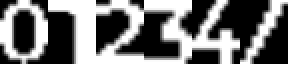
#> input picture wastelands_digits.png, 144 x 32 px (shown 2 times larger)
$ python -i wastelands_view.py   (imports and definitions only)
#> lines starting #> are read from the running program, lines starting #| are printed output that depends on the picture
#> further down, picture is the input picture: PIL image 144x32 L; min 0, max 255, mean 114.2
"""Screen recognition and conversion between the shared map and one RDP view."""
import base64
import io
import json
import math
from functools import lru_cache
from itertools import permutations
from pathlib import Path
import subprocess

import numpy as np
from PIL import Image, ImageDraw, ImageFilter

try:
    import cv2
except (ImportError, OSError):
    cv2 = None


ANCHOR = np.array([835., 475.])


def color_boxes(mask):
    if cv2 is not None:
        contours, _ = cv2.findContours(mask, cv2.RETR_LIST, cv2.CHAIN_APPROX_SIMPLE)
        return [cv2.boundingRect(contour) for contour in contours]
    # A UI border and the space enclosed by it can each delimit a card.
    boxes = []
    for foreground in (mask, 1-mask):
        runs = np.diff(np.pad(foreground, ((0, 0), (1, 1))).astype(np.int8), axis=1)
        parents, bounds, previous = [], [], []

        # [5 lines left out: function root, not called in this run]

        for y, row in enumerate(runs):
            current = []
            index = 0
            for left, right in zip(np.flatnonzero(row == 1), np.flatnonzero(row == -1)):
                node = len(parents)
                parents.append(node)
                bounds.append((left, y, right, y+1))
                while index < len(previous) and previous[index][1] < left:
                    index += 1
                j = index
                while j < len(previous) and previous[j][0] <= right:
                    parents[root(previous[j][2])] = node
                    j += 1
                current.append((left, right, node))
            previous = current
        merged = {}
        for i, (left, top, right, bottom) in enumerate(bounds):
            key = root(i)
            x, y, r, b = merged.get(key, (left, top, right, bottom))
            merged[key] = (min(x,left), min(y,top), max(r,right), max(b,bottom))
        boxes.extend((x,y,r-x,b-y) for x,y,r,b in merged.values())
    return boxes


# [17 lines left out: function invite_buttons, not called in this run]


# Cyan text of the map name in the compact Roblox invitation at 1366px.
_WASTELAND_WORD = np.array([[c == "#" for c in row] for row in (
    "...........................#................#",
    "##..##..#..........#.......#................#",
    ".#..##..#.###...#####..##..#.###..####...####",
    ".#.###.##...##.#..##..##.#.#...##.##.#..##.##",
    ".###.###..####.#####..####.#.####.#..#..#...#",
    "..##..##..####...###..##.#.#.####.#..#..##.##",
    "..##..##..####.######..###.#.####.#..#...####",
)])


# [194 lines left out: functions _wasteland_word, read_invite, _binary_match, _invalid_masks, invalid_placement, mission_button and 5 more, not called in this run]


# Centers of three separate olive vehicles around the annotated early-defense bend.
_VEHICLES = np.array([[804.,700.],[505.,515.],[1248.,275.]])
_LANDMARK_BASIS = np.linalg.inv((_VEHICLES[:2]-ANCHOR).T)


def landmark_pose(img, *, width=512):
    """Determine which bend is visible using two wrecks and the branching road."""
#> called with width = 512
    w = width
    h = round(w*img.height/img.width)
#> h = 114
    rgb = np.asarray(img.convert("RGB").resize((w,h),Image.Resampling.BILINEAR),dtype=np.int16)
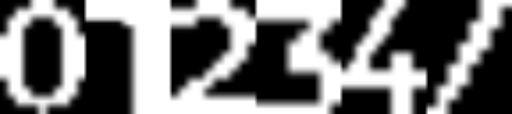
#> rgb: shape (114, 512, 3) int16; min 0, max 255, mean 114.2
    r,g,b = rgb.transpose(2,0,1)
    olive = (abs(r-g)<=6)&(g-b>10)&(g<112)&(g>30)
#> olive: shape (114, 512) bool; every value is 0
    olive = np.asarray(Image.fromarray(olive).filter(ImageFilter.MedianFilter(3)),dtype=np.uint8)
    centers = [(x+bw/2,y+bh/2) for x,y,bw,bh in color_boxes(olive)
               if 9<=bw<=52 and 6<=bh<=46 and bw*bh>=108 and y+bh/2<.83*h
               and olive[y:y+bh,x:x+bw].mean()>.35]
#> in color_boxes, `contours, _ = cv2.findContours(mask, cv2.RETR_LIST, cv2.CHAIN_APPROX_S..`: contours = []
#> centers = []
    if not 2<=len(centers)<=50:
        return None
    road = (r>110)&(r-g>58)&(r-b>52)
    road = np.asarray(Image.fromarray(road).filter(ImageFilter.MaxFilter(3)))
    # Sample both sides of the junction and the first side road separately.
    edges = [((450,212),(815,461)),((855,489),(1370,838)),((835,475),(990,246)),
             ((990,246),(805,125)),((1550,965),(1430,1149))]
    samples = np.array([np.linspace(a,b,21) for a,b in edges])-ANCHOR
    shifts = np.stack(np.meshgrid(np.arange(-20,21,2),np.arange(-20,21,2)),axis=-1).reshape(-1,2)
    ref_delta = complex(*(_VEHICLES[1]-_VEHICLES[0]))
    matches = []
    for pair in permutations(centers,2):
        a,second = np.asarray(pair)
        ratio = complex(*(second-a))/ref_delta
        if not .16<abs(ratio)<.38:
            continue
        anchor = complex(*a)+ratio*complex(*(ANCHOR-_VEHICLES[0]))
        origins = np.array([anchor.real,anchor.imag])+shifts
        mats = (np.asarray(pair)[None,:,:]-origins[:,None,:]).transpose(0,2,1)@_LANDMARK_BASIS
        spawn = origins+mats@(np.array([1024,576])-ANCHOR)
        good = (abs(spawn[:,0]-w/2)<.16*w)&(abs(spawn[:,1]-h/2)<.19*h)
        if not good.any():
            continue
        origins,mats = origins[good],mats[good]
        points = origins[:,None,None,:]+np.einsum("nij,ekj->neki",mats,samples)
        x,y = np.rint(points).astype(int).transpose(3,0,1,2)
        visible = (x>=0)&(x<w)&(y>=0)&(y<h)&~((y>.81*h)&(x>.26*w)&(x<.74*w))
        visible &= ~((y<.23*h)&(x>.33*w)&(x<.67*w))
        yy,xx = y.clip(0,h-1),x.clip(0,w-1)
        # Ignore brightly painted overlays (including map annotations) that hide the road.
        visible &= ~((g[yy,xx]>210)&(b[yy,xx]<65))
        hit = visible & road[yy,xx]
        n = visible.sum(2)
        support = hit.sum(2)/np.maximum(1,n)
        good = ((n[:,:3]>=7)&(support[:,:3]>=.58)).all(1)
        scores = hit[:,:3].sum((1,2))/np.maximum(1,n[:,:3].sum(1))
        scores += .06*(hit[:,3:].sum((1,2))/np.maximum(1,n[:,3:].sum(1))-.5)
        # Smaller corrections to the initial similarity fit break ties within a road stripe.
        scores -= .025*np.linalg.norm(origins-[anchor.real,anchor.imag],axis=1)/20
        scores[~good] = 0
        idx = scores.argmax()
        if scores[idx]>=.76:
            matches.append((scores[idx],origins[idx],mats[idx]))
    if not matches:
        return None
    matches.sort(key=lambda entry:-entry[0])
    score,origin,mat = matches[0]
    for other,loc,transform in matches[1:]:
        if score-other>.07:
            break
        if np.linalg.norm(origin-loc)>7 or np.linalg.norm(mat-transform)>.045:
            return None
    return origin/[w,h], mat/np.array([[w],[h]])


# [15 lines left out: function recover_third_bank_pose, not called in this run]


def placement_pose(img):
    landmarks = landmark_pose(img)
    if landmarks is None:
        return None
    road = road_pose(img)
    if road is not None:
        # Use the more precise road fit only when the wrecks verify its orientation.
        offsets = np.asarray([screen_point(road,p) for p in _VEHICLES])-np.asarray(
            [screen_point(landmarks,p) for p in _VEHICLES])
        if np.max(np.linalg.norm(offsets*img.size,axis=1))<.024*img.width:
            return road
    return landmarks


# [90 lines left out: function road_pose, not called in this run]


def screen_point(pose, point):
    origin,mat = pose
    return tuple(origin+mat@(np.array(point)-ANCHOR))


# [123 lines left out: functions placement_in_view, _base_offsets, framing_turn, rank_build_sites, perimeter_points, not called in this run]


def perimeter_point(img, pose, center, tangent, normal):
    return perimeter_points(img,pose,[(center,tangent,normal)])[0]


def map_point(pose, point):
    origin,mat = pose
    return (ANCHOR+np.linalg.solve(mat,np.array(point)-origin)).tolist()


# [6 lines left out: function preview, not called in this run]


def scene(img):
    arr = np.asarray(img.convert("L").resize((80,45),Image.Resampling.BOX)).astype(float)
    return arr[12:34,4:76]


# [45 lines left out: function tracked_pose, not called in this run]


class OCR:
    """Persistent Windows OCR process. Each reply is one JSON line."""
    def __init__(self):
        self.proc = None

    # [57 lines left out: functions read, close, label, not called in this run]

>>> from PIL import Image
>>> picture = Image.open('wastelands_digits.png')
>>> result = placement_pose(picture)
